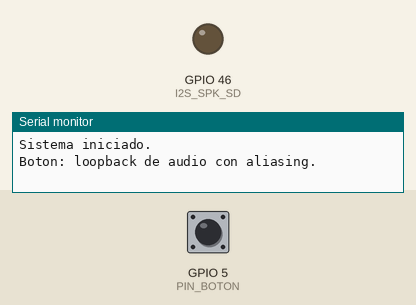
The sketch below on a simulated ESP32. On the bench: output pins drawn as LEDs (lit = HIGH), the last lines printed to the serial monitor. The test bench sets the inputs (shaded band); at power-on: GPIO 5 (PIN_BOTON) HIGH. I2S audio is not simulated (input reads silence).

Above: at 1.2 s.
1.3 s: GPIO 5 (PIN_BOTON) pulled LOW for 0.15 s
At 1.43 s:
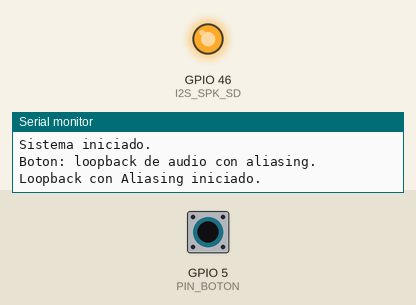
3.0 s: GPIO 5 (PIN_BOTON) pulled LOW for 3.2 s
At 7.7 s:
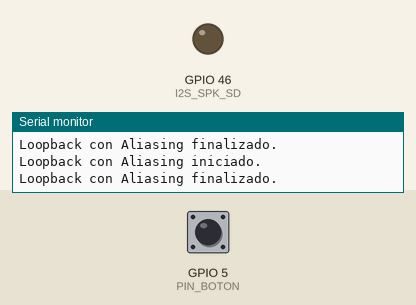
Timing chart, 0 to 9.2 s (numbered marks = the images above; inputs shaded):
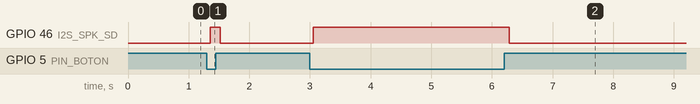

The sketch:

codigo_aliasing_final.ino
```cpp
#include <Arduino.h>
#include <stdint.h>
#include <stddef.h>
#include <string.h>
#include "driver/i2s.h"

// ============================================================
// PINES
// ============================================================
#define PIN_BOTON 5

#define I2S_MIC_BCLK 18
#define I2S_MIC_LRC  17
#define I2S_MIC_DIN  15

#define I2S_SPK_BCLK 3
#define I2S_SPK_LRC  8
#define I2S_SPK_DOUT 16
#define I2S_SPK_SD   46

// ============================================================
// CONFIGURACION
// ============================================================
const uint32_t TASA_MUESTREO = 16000;
const size_t MUESTRAS_POR_BLOQUE = 256;
const size_t FACTOR_DIEZMADO = 4;

// Buffers estáticos con tamaño fijo para evitar asignación dinámica en tiempo real.
// El micrófono entrega 32 bits, el altavoz recibe 16 bits.
int32_t buffer_lectura_mic[MUESTRAS_POR_BLOQUE];
int16_t buffer_escritura_spk[MUESTRAS_POR_BLOQUE];

// ============================================================
// FUNCIONES
// ============================================================
void configurar_pines();
void configurar_microfono_i2s();
void configurar_altavoz_i2s();
void procesar_audio_tiempo_real();

// ============================================================
// SETUP
// ============================================================
void setup() {
    Serial.begin(115200);

    configurar_pines();
    configurar_microfono_i2s();
    configurar_altavoz_i2s();

    Serial.println("Sistema iniciado.");
    Serial.println("Boton: loopback de audio con aliasing.");
}

// ============================================================
// LOOP
// ============================================================
void loop() {
    // Modo normal: procesar audio y aplicar aliasing al presionar el botón
    if (digitalRead(PIN_BOTON) == LOW) {
        delay(50); // Antirrebote básico

        if (digitalRead(PIN_BOTON) == LOW) {
            procesar_audio_tiempo_real();
        }
    }

    delay(5);
}

// ============================================================
// PINES
// ============================================================
void configurar_pines() {
    pinMode(PIN_BOTON, INPUT_PULLUP);

    pinMode(I2S_SPK_SD, OUTPUT);
    digitalWrite(I2S_SPK_SD, LOW);
}

// ============================================================
// CONFIGURACION I2S DEL MICROFONO
// ============================================================
void configurar_microfono_i2s() {
    i2s_config_t configuracion_i2s_rx = {
        .mode = (i2s_mode_t)(I2S_MODE_MASTER | I2S_MODE_RX),
        .sample_rate = TASA_MUESTREO,
        .bits_per_sample = I2S_BITS_PER_SAMPLE_32BIT,
        .channel_format = I2S_CHANNEL_FMT_ONLY_LEFT,
        .communication_format = I2S_COMM_FORMAT_STAND_I2S,
        .intr_alloc_flags = 0,
        .dma_buf_count = 8,
        .dma_buf_len = MUESTRAS_POR_BLOQUE
    };

    i2s_pin_config_t pines_rx = {
        .bck_io_num = I2S_MIC_BCLK,
        .ws_io_num = I2S_MIC_LRC,
        .data_out_num = I2S_PIN_NO_CHANGE,
        .data_in_num = I2S_MIC_DIN
    };

    i2s_driver_install(I2S_NUM_0, &configuracion_i2s_rx, 0, NULL);
    i2s_set_pin(I2S_NUM_0, &pines_rx);
}

// ============================================================
// CONFIGURACION I2S DEL ALTAVOZ
// ============================================================
void configurar_altavoz_i2s() {
    i2s_config_t configuracion_i2s_tx = {
        .mode = (i2s_mode_t)(I2S_MODE_MASTER | I2S_MODE_TX),
        .sample_rate = TASA_MUESTREO,
        .bits_per_sample = I2S_BITS_PER_SAMPLE_16BIT,
        .channel_format = I2S_CHANNEL_FMT_ONLY_LEFT,
        .communication_format = I2S_COMM_FORMAT_STAND_I2S,
        .intr_alloc_flags = 0,
        .dma_buf_count = 8,
        .dma_buf_len = MUESTRAS_POR_BLOQUE
    };

    i2s_pin_config_t pines_tx = {
        .bck_io_num = I2S_SPK_BCLK,
        .ws_io_num = I2S_SPK_LRC,
        .data_out_num = I2S_SPK_DOUT,
        .data_in_num = I2S_PIN_NO_CHANGE
    };

    i2s_driver_install(I2S_NUM_1, &configuracion_i2s_tx, 0, NULL);
    i2s_set_pin(I2S_NUM_1, &pines_tx);
}

// ============================================================
// PROCESAMIENTO: GENERACION DE ALIASING
// ============================================================
void procesar_audio_tiempo_real() {
    Serial.println("Loopback con Aliasing iniciado.");

    // Encender el amplificador MAX98357A
    digitalWrite(I2S_SPK_SD, HIGH);
    delay(20);

    size_t bytes_leidos = 0;
    size_t bytes_escritos = 0;

    // Calcular el tamaño estático en bytes para lectura (32 bits = 4 bytes por muestra)
    const size_t tamano_lectura_bytes = MUESTRAS_POR_BLOQUE * sizeof(int32_t);

    // Bucle mientras el botón se mantenga presionado
    while (digitalRead(PIN_BOTON) == LOW) {

        // 1. Lectura de muestras desde el micrófono
        i2s_read(
            I2S_NUM_0,
            buffer_lectura_mic,
            tamano_lectura_bytes,
            &bytes_leidos,
            portMAX_DELAY
        );

        if (bytes_leidos > 0) {

            // Determinar exactamente cuántas muestras de 32 bits ingresaron
            size_t muestras_leidas = bytes_leidos / sizeof(int32_t);

            // 2. Procesamiento de Señal: Diezmado para forzar Aliasing
            // El bucle tradicional avanza en saltos de 4 muestras.
            for (size_t indice = 0; indice < muestras_leidas; indice = indice + FACTOR_DIEZMADO) {

                // Extraer la muestra actual en crudo de 32 bits
                int32_t muestra_cruda = buffer_lectura_mic[indice];

                // El INMP441 justifica los datos a la izquierda.
                // Se desplaza a la derecha 14 bits para adaptar el volumen y el rango
                // al formato de 16 bits que espera el MAX98357A.
                int16_t muestra_adaptada = (int16_t)(muestra_cruda >> 14);

                // Retenedor de Orden Cero:
                // Se duplica la misma muestra adaptada en las siguientes 3 posiciones
                // para mantener el reloj de salida a 16kHz mientras la señal efectiva cae a 4kHz.
                buffer_escritura_spk[indice]     = muestra_adaptada;
                buffer_escritura_spk[indice + 1] = muestra_adaptada;
                buffer_escritura_spk[indice + 2] = muestra_adaptada;
                buffer_escritura_spk[indice + 3] = muestra_adaptada;
            }

            // Calcular el tamaño en bytes de los datos procesados (16 bits = 2 bytes por muestra)
            size_t tamano_escritura_bytes = muestras_leidas * sizeof(int16_t);

            // 3. Escritura hacia el amplificador
            i2s_write(
                I2S_NUM_1,
                buffer_escritura_spk,
                tamano_escritura_bytes,
                &bytes_escritos,
                portMAX_DELAY
            );
        }
    }

    // Limpiar el buffer de hardware y apagar el amplificador al soltar el botón
    i2s_zero_dma_buffer(I2S_NUM_1);
    delay(50);
    digitalWrite(I2S_SPK_SD, LOW);

    Serial.println("Loopback con Aliasing finalizado.");
}
```

Measured:
- after the input at 1.3 s, GPIO 46 (I2S_SPK_SD): LOW → HIGH after 0.05 s, → LOW 0.17 s later
- after the input at 3.0 s, GPIO 46 (I2S_SPK_SD): LOW → HIGH after 0.05 s, → LOW 3.2 s later
